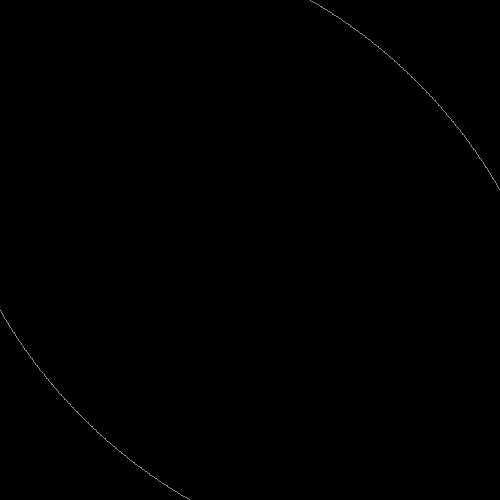
Frame 1 (no input)
Frame 60 (the mouse pressed at the canvas centre just before this capture): identical to frame 1, image omitted
Frame 120 (the mouse held since frame 60 and released just before this capture): blank canvas, image omitted

The Processing sketch that drew this single still picture (run headless with seeded random() and noise(); from frame 60 on, the mouse is pressed at the canvas centre):

// Processing sketch: PWC16
// ── PWC16.pde
Orbit[] orbits = new Orbit[1000];
int num = 0;
Orbit o;

void setup() {
  size(500, 500);
  translate(width/2, height/2);
}

void draw() {
  background(0);
  translate(width/2, height/2);
  PVector v = new PVector(mouseX-width/2, mouseY-height/2);
  o = new Orbit(dist(width/2, height/2, mouseX, mouseY), 1, 0.67, v.heading());
  stroke(192);
  o.showOrbit();
  for (int i=0; i!=num; ++i) {
    orbits[i].moveStar();
    orbits[i].showStar();
  }

  if (keyPressed) {
    num = 0;
    orbits = new Orbit[1000];
  }
}

void mousePressed() {
  orbits[num] = o;
  ++num;
}


class Orbit {

  float r;
  float ca;
  float cb;
  float ang;
  float sAng = 0;
  color c;

  Orbit(float R, float A, float B, float ANG) {
    //assert(A > 0 && A <= 1 && B > 0 && B<= 1);          PJS doesn't like asserts D:
    r = R;
    ca = A;
    cb = B;
    ang = ANG;
    float rand = millis()%100;
    if (rand < 10) {
      c = color(255, 0, 0);
    } else if (rand < 20) {
      c = color(0, 0, 255);
    } else {
      c = color(255);
    }
  }

  void showOrbit() {
    pushMatrix();
    rotate(ang);
    for (float a=0; a<TWO_PI; a+=PI/1000) {
      point(r*ca*cos(a), r*cb*sin(a));
    }
    popMatrix();
  }

  void moveStar() {
    sAng+=PI/100;
  }

  void showStar() {
    pushMatrix();
    rotate(ang);
    for (int i=0; i!=10; ++i) {
      fill(c, map(i, 9, 0, 0, 255));
      ellipse(r*ca*cos(sAng), r*cb*sin(sAng), i, i);
    }
    popMatrix();
  }
}
